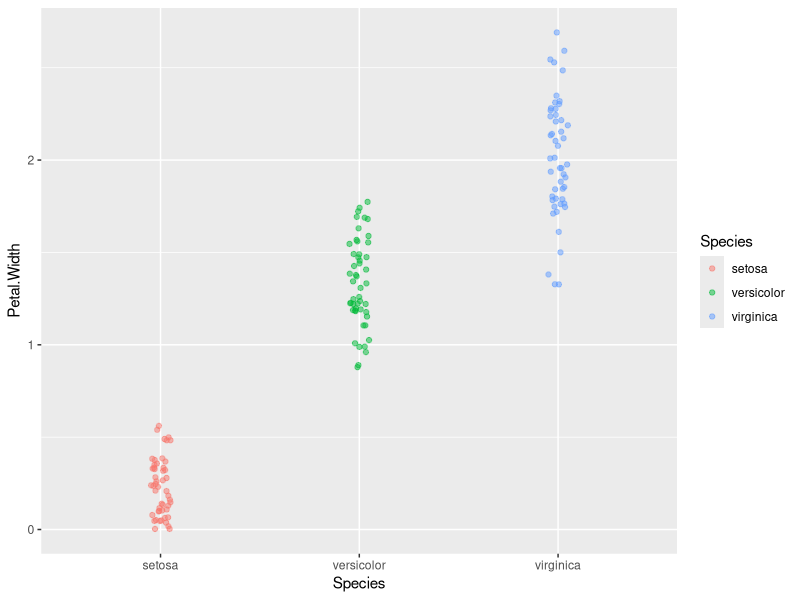
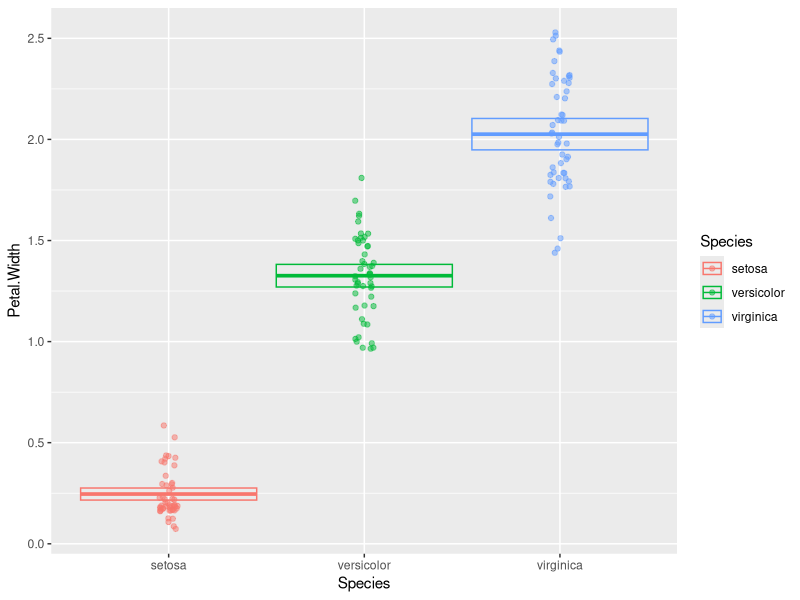
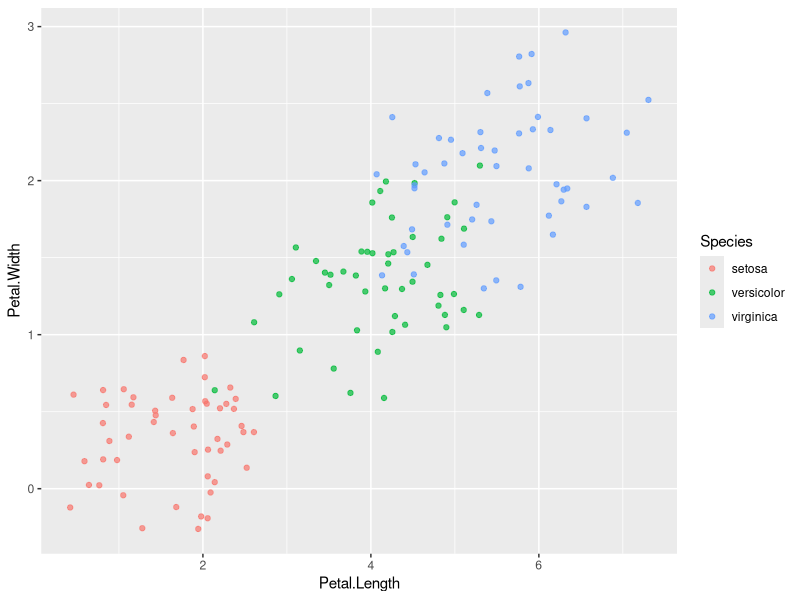
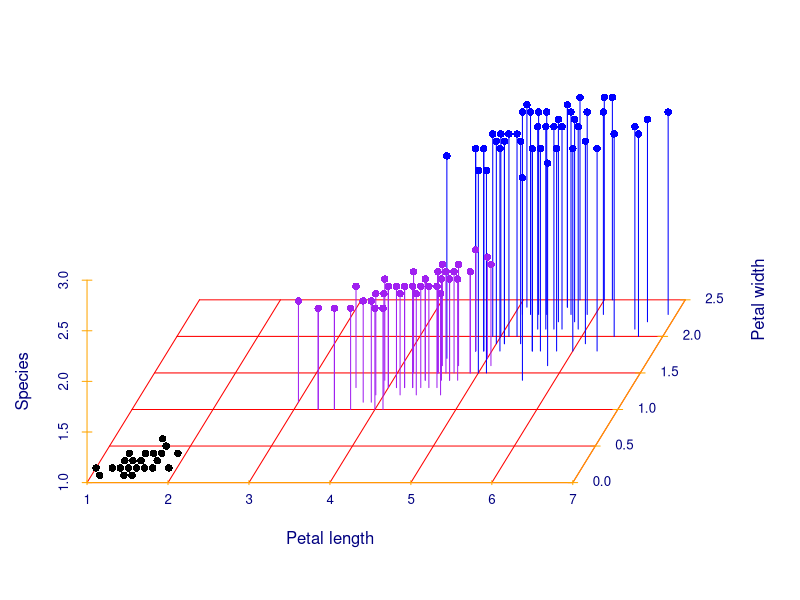

Source code (R) for these figures, in order:
## ---- chunk 1
library(tidyverse)    # load the tidyverse package

library(psych)

library(scatterplot3d)
## ---- chunk 2
# # read data -------------------------------------------------------------

iris
iris <- as_tibble(iris)
iris

## ---- chunk 3
rename(iris,
  sepal_length = Sepal.Length,
  sepal_width = Sepal.Width,
  petal_lenght = Petal.Length,
  petal_width = Petal.Width
)

## ---- chunk 4
mutate_each(iris, funs(. * 10), -Species)
## ---- chunk 5
mutate(iris,
       Sepal.Area = Sepal.Width * Sepal.Length,
       Petal.Area = Petal.Width * Petal.Length)
## ---- chunk 6
summarise(
  iris,
  sample_size = n(),
  mean = (Sepal.Width),
  max = (Sepal.Width),
  median = (Sepal.Width),
  sem = mean + sqrt(sample_size)
)

scores <- c(2, 4.4, 3, 7, 4.4)
sort(scores)
min(scores)
max(scores)
median(scores)
range(scores)
quantile(scores, .25)

## ---- chunk 7
 iris_grouped <- group_by(iris, Species)
iris_grouped

iris_summarized <-
  summarise(
  iris_grouped,
  sample_size = n(),
  mean = mean(Petal.Width),
  sd = sd(Petal.Width),
  var = var(Petal.Width),
  stderr = sd / sqrt(sample_size),
  ci_upper = mean + 2 * stderr,
  ci_lower = mean - 2 * stderr
)
iris_summarized

## ---- chunk 8
ggplot(data = iris) + geom_jitter(
  aes(y = Petal.Width, x = Species, color = Species),
  width = 0.05,
  height = 0.2,
  alpha = 0.5
)
## ---- chunk 9
ggplot(data = iris) + geom_jitter(
  aes(y = Petal.Width, x = Species, color = Species),
  width = 0.05,
  alpha = 0.5
) +
  geom_crossbar(
    data = iris_summarized,
    mapping = aes(
      x = Species,
      y = mean,
      ymax = ci_upper,
      ymin = ci_lower,
      color = Species
    )
  )
## ---- chunk 10
ggplot(data = iris) + geom_jitter(
  aes(y = Petal.Width, x = Petal.Length, color = Species),
  width = 0.9,
  height = 0.5,
  alpha = 0.7
)

## ---- chunk 11
attach(iris)
scatterplot3d(
  Petal.Length,
  Petal.Width,
  Species,
  pch = 16,
  type = "h",
  angle = 65, box = FALSE, grid = TRUE, col.grid = "red", col.axis = "orange",
  col.lab = "navyblue",
  xlab = "Petal length",
  ylab = "Petal width",
  zlab = "Species",
  color = c("black", "purple", "blue")[as.integer(Species)]
)
